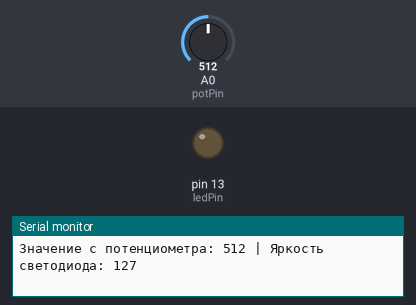
A sketch run on a simulated Arduino Uno, built with avr-gcc and run on an emulated ATmega328P. On the bench: output pins drawn as LEDs (lit = HIGH), the last lines printed to the serial monitor. Inputs (shaded band) come from the test bench; at power-on: A0 (potPin) = 512.

Above: at 1.2 s.
1.3 s: A0 (potPin) set to 527
At 2.3 s:
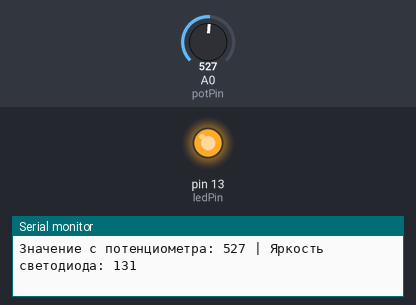
2.9 s: A0 (potPin) set to 511
At 4.5 s:
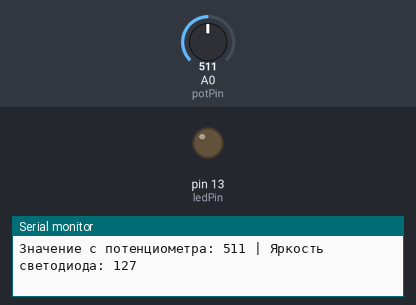
5.9 s: A0 (potPin) set to 716
At 6.4 s:
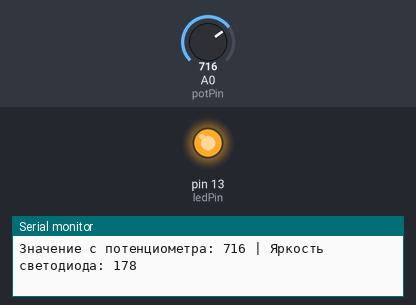
Timing chart, 0 to 8.9 s (numbered marks = the images above; inputs shaded):
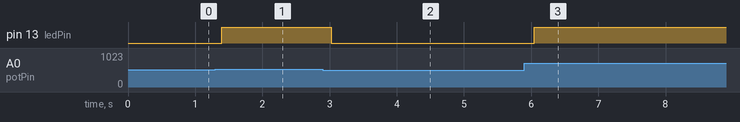

The sketch:

_______5.ino
```cpp
const int potPin = A0;
const int ledPin = 13;

int potValue = 0;
int ledBrightness = 0;

void setup() {
  pinMode(ledPin, OUTPUT);
  Serial.begin(9600);
}

void loop() {

  potValue = analogRead(potPin);

  ledBrightness = map(potValue, 0, 1023, 0, 255);


  analogWrite(ledPin, ledBrightness);

  Serial.print("Значение с потенциометра: ");
  Serial.print(potValue);
  Serial.print(" | Яркость светодиода: ");
  Serial.println(ledBrightness);

  delay(200);
}
```

Measured:
- the behaviour switches between 513 and 514 on A0 (potPin) (found by bisection; images 0 and 1)
- after the input at 1.3 s, pin 13 (ledPin): LOW → HIGH after 0.10 s
- after the input at 2.9 s, pin 13 (ledPin): HIGH → LOW after 0.12 s
- after the input at 5.9 s, pin 13 (ledPin): LOW → HIGH after 0.14 s
